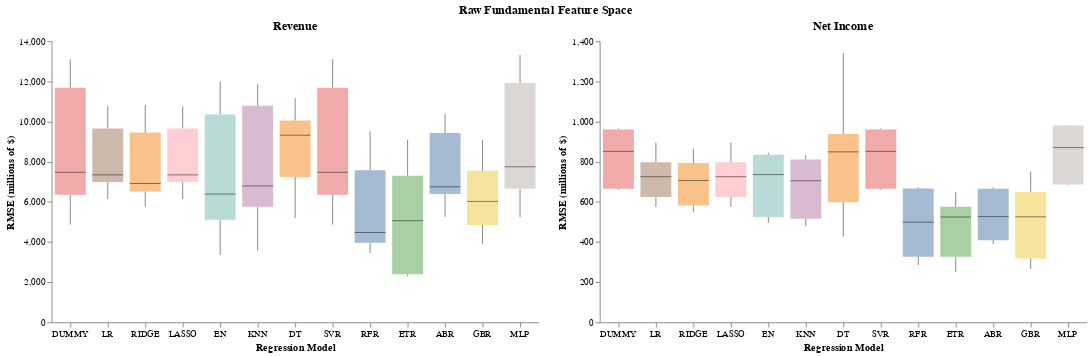

The code cell stored with this chart in its notebook:
### Code cell
full_chart2 = (rev_chart2 | ear_chart2 ).properties(
    title=alt.TitleParams('Raw Fundamental Feature Space', anchor='middle'))
full_chart2.configure_view(stroke=None)

### Figure 1 — Vega-Lite specification as saved in the notebook (floating-point values rounded to 4 significant figures)
{"config": {"view": {"continuousWidth": 300, "continuousHeight": 300, "stroke": null}}, "hconcat": [{"data": {"name": "data-493153f760612208e8e373bdfbef46e2"}, "mark": {"type": "boxplot", "median": {"color": "black", "strokeWidth": 3}, "opacity": 0.5, "size": 33}, "encoding": {"color": {"field": "model", "legend": null, "type": "nominal"}, "x": {"axis": {"grid": false, "labelAngle": 0}, "field": "model", "sort": ["DUMMY", "LR", "RIDGE", "LASSO", "EN", "KNN", "DT", "SVR", "RFR", "ETR", "ABR", "GBR", "MLP"], "title": "Regression Model", "type": "nominal"}, "y": {"axis": {"grid": false}, "field": "rmse", "title": "RMSE (millions of $)", "type": "quantitative"}}, "height": 300, "title": "Revenue", "width": 520}, {"data": {"name": "data-4d6e6c7ef38f59cf3e9682ef669c117c"}, "mark": {"type": "boxplot", "median": {"color": "black", "strokeWidth": 3}, "opacity": 0.5, "size": 33}, "encoding": {"color": {"field": "model", "legend": null, "type": "nominal"}, "x": {"axis": {"grid": false, "labelAngle": 0}, "field": "model", "sort": ["DUMMY", "LR", "RIDGE", "LASSO", "EN", "KNN", "DT", "SVR", "RFR", "ETR", "ABR", "GBR", "MLP"], "title": "Regression Model", "type": "nominal"}, "y": {"axis": {"grid": false}, "field": "rmse", "title": "RMSE (millions of $)", "type": "quantitative"}}, "height": 300, "title": "Net Income", "width": 520}], "title": {"text": "Raw Fundamental Feature Space", "anchor": "middle"}, "$schema": "https://vega.github.io/schema/vega-lite/v5.20.1.json", "datasets": {"data-493153f760612208e8e373bdfbef46e2": [{"model": "DUMMY", "rmse": 11690.0}, {"model": "DUMMY", "rmse": 7473.0}, {"model": "DUMMY", "rmse": 4868.0}, {"model": "DUMMY", "rmse": 6354.0}, {"model": "DUMMY", "rmse": 13110.0}, {"model": "LR", "rmse": 9658.0}, {"model": "LR", "rmse": 7343.0}, {"model": "LR", "rmse": 6146.0}, {"model": "LR", "rmse": 6989.0}, {"model": "LR", "rmse": 10760.0}, {"model": "RIDGE", "rmse": 9452.0}, {"model": "RIDGE", "rmse": 6914.0}, {"model": "RIDGE", "rmse": 5758.0}, {"model": "RIDGE", "rmse": 6519.0}, {"model": "RIDGE", "rmse": 10810.0}, {"model": "LASSO", "rmse": 9658.0}, {"model": "LASSO", "rmse": 7344.0}, {"model": "LASSO", "rmse": 6146.0}, {"model": "LASSO", "rmse": 6989.0}, {"model": "LASSO", "rmse": 10760.0}, {"model": "EN", "rmse": 10350.0}, {"model": "EN", "rmse": 6387.0}, {"model": "EN", "rmse": 3360.0}, {"model": "EN", "rmse": 5105.0}, {"model": "EN", "rmse": 12000.0}, {"model": "KNN", "rmse": 10790.0}, {"model": "KNN", "rmse": 6792.0}, {"model": "KNN", "rmse": 3579.0}, {"model": "KNN", "rmse": 5751.0}, {"model": "KNN", "rmse": 11850.0}, {"model": "DT", "rmse": 10050.0}, {"model": "DT", "rmse": 7242.0}, {"model": "DT", "rmse": 9321.0}, {"model": "DT", "rmse": 5184.0}, {"model": "DT", "rmse": 11160.0}, {"model": "SVR", "rmse": 11690.0}, {"model": "SVR", "rmse": 7473.0}, {"model": "SVR", "rmse": 4868.0}, {"model": "SVR", "rmse": 6354.0}, {"model": "SVR", "rmse": 13110.0}, {"model": "RFR", "rmse": 7569.0}, {"model": "RFR", "rmse": 3963.0}, {"model": "RFR", "rmse": 3455.0}, {"model": "RFR", "rmse": 4475.0}, {"model": "RFR", "rmse": 9508.0}, {"model": "ETR", "rmse": 7298.0}, {"model": "ETR", "rmse": 5061.0}, {"model": "ETR", "rmse": 2388.0}, {"model": "ETR", "rmse": 2286.0}, {"model": "ETR", "rmse": 9091.0}, {"model": "ABR", "rmse": 9426.0}, {"model": "ABR", "rmse": 6749.0}, {"model": "ABR", "rmse": 5259.0}, {"model": "ABR", "rmse": 6390.0}, {"model": "ABR", "rmse": 10370.0}, {"model": "GBR", "rmse": 7549.0}, {"model": "GBR", "rmse": 4852.0}, {"model": "GBR", "rmse": 6022.0}, {"model": "GBR", "rmse": 3915.0}, {"model": "GBR", "rmse": 9100.0}, {"model": "MLP", "rmse": 11920.0}, {"model": "MLP", "rmse": 7746.0}, {"model": "MLP", "rmse": 5234.0}, {"model": "MLP", "rmse": 6647.0}, {"model": "MLP", "rmse": 13320.0}], "data-4d6e6c7ef38f59cf3e9682ef669c117c": [{"model": "DUMMY", "rmse": 965.5}, {"model": "DUMMY", "rmse": 851.7}, {"model": "DUMMY", "rmse": 660.5}, {"model": "DUMMY", "rmse": 665.8}, {"model": "DUMMY", "rmse": 960.9}, {"model": "LR", "rmse": 894.6}, {"model": "LR", "rmse": 725.1}, {"model": "LR", "rmse": 623.9}, {"model": "LR", "rmse": 574.7}, {"model": "LR", "rmse": 796.9}, {"model": "RIDGE", "rmse": 865.2}, {"model": "RIDGE", "rmse": 706.6}, {"model": "RIDGE", "rmse": 582.0}, {"model": "RIDGE", "rmse": 551.3}, {"model": "RIDGE", "rmse": 793.1}, {"model": "LASSO", "rmse": 894.6}, {"model": "LASSO", "rmse": 725.1}, {"model": "LASSO", "rmse": 623.8}, {"model": "LASSO", "rmse": 574.7}, {"model": "LASSO", "rmse": 796.8}, {"model": "EN", "rmse": 844.3}, {"model": "EN", "rmse": 735.9}, {"model": "EN", "rmse": 495.6}, {"model": "EN", "rmse": 524.6}, {"model": "EN", "rmse": 834.8}, {"model": "KNN", "rmse": 833.7}, {"model": "KNN", "rmse": 704.9}, {"model": "KNN", "rmse": 478.6}, {"model": "KNN", "rmse": 515.9}, {"model": "KNN", "rmse": 811.5}, {"model": "DT", "rmse": 938.3}, {"model": "DT", "rmse": 849.0}, {"model": "DT", "rmse": 598.6}, {"model": "DT", "rmse": 427.2}, {"model": "DT", "rmse": 1342.0}, {"model": "SVR", "rmse": 965.5}, {"model": "SVR", "rmse": 851.7}, {"model": "SVR", "rmse": 660.5}, {"model": "SVR", "rmse": 665.8}, {"model": "SVR", "rmse": 960.9}, {"model": "RFR", "rmse": 672.8}, {"model": "RFR", "rmse": 498.8}, {"model": "RFR", "rmse": 285.1}, {"model": "RFR", "rmse": 327.2}, {"model": "RFR", "rmse": 666.5}, {"model": "ETR", "rmse": 648.1}, {"model": "ETR", "rmse": 524.7}, {"model": "ETR", "rmse": 251.6}, {"model": "ETR", "rmse": 326.2}, {"model": "ETR", "rmse": 575.4}, {"model": "ABR", "rmse": 664.8}, {"model": "ABR", "rmse": 526.3}, {"model": "ABR", "rmse": 408.9}, {"model": "ABR", "rmse": 389.0}, {"model": "ABR", "rmse": 672.0}, {"model": "GBR", "rmse": 649.5}, {"model": "GBR", "rmse": 525.5}, {"model": "GBR", "rmse": 266.6}, {"model": "GBR", "rmse": 317.8}, {"model": "GBR", "rmse": 750.6}, {"model": "MLP", "rmse": 982.8}, {"model": "MLP", "rmse": 870.0}, {"model": "MLP", "rmse": 683.0}, {"model": "MLP", "rmse": 686.1}, {"model": "MLP", "rmse": 980.9}]}}
